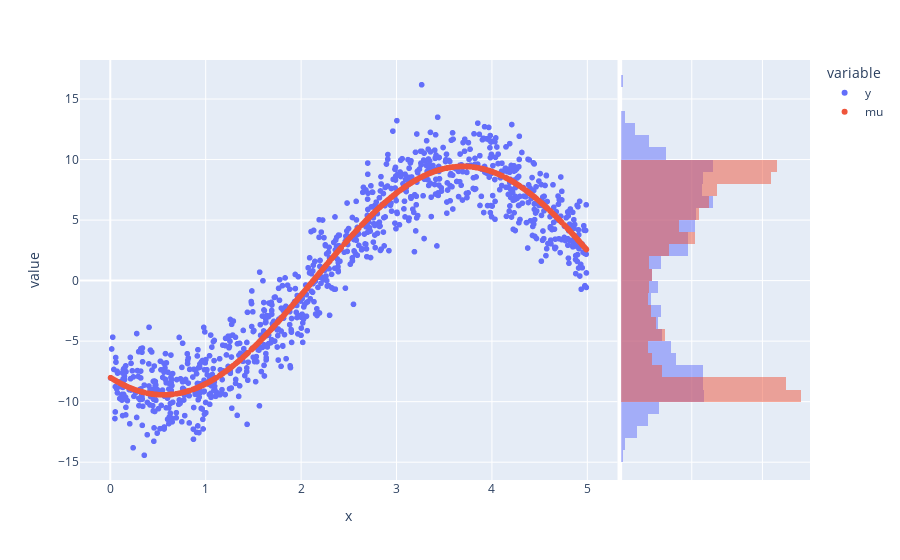

Write notebook code for a chart like this one.
### Code cell
df1 = df.melt(id_vars="x")
px.scatter(df1, x = "x", y = "value", color="variable", marginal_y="histogram")

### Figure 1 — Plotly figure (JSON) as saved in the notebook; plotly's stock layout.template omitted (floating-point values rounded to 4 significant figures; data arrays with more than 128 entries replaced by an {"elided": "..."} marker saying what was removed)
{"data": [{"hovertemplate": "variable=y<br>x=%{x}<br>value=%{y}<extra></extra>", "legendgroup": "y", "marker": {"color": "#636efa", "symbol": "circle"}, "mode": "markers", "name": "y", "showlegend": true, "type": "scattergl", "x": {"elided": "1000 float values"}, "xaxis": "x", "y": {"elided": "1000 float values"}, "yaxis": "y"}, {"alignmentgroup": "True", "bingroup": "y", "hovertemplate": "variable=y<br>value=%{y}<br>count=%{x}<extra></extra>", "legendgroup": "y", "marker": {"color": "#636efa"}, "name": "y", "offsetgroup": "y", "opacity": 0.5, "showlegend": false, "type": "histogram", "xaxis": "x2", "y": {"elided": "1000 float values"}, "yaxis": "y2"}, {"hovertemplate": "variable=mu<br>x=%{x}<br>value=%{y}<extra></extra>", "legendgroup": "mu", "marker": {"color": "#EF553B", "symbol": "circle"}, "mode": "markers", "name": "mu", "showlegend": true, "type": "scattergl", "x": {"elided": "1000 float values"}, "xaxis": "x", "y": {"elided": "1000 float values"}, "yaxis": "y"}, {"alignmentgroup": "True", "bingroup": "y", "hovertemplate": "variable=mu<br>value=%{y}<br>count=%{x}<extra></extra>", "legendgroup": "mu", "marker": {"color": "#EF553B"}, "name": "mu", "offsetgroup": "mu", "opacity": 0.5, "showlegend": false, "type": "histogram", "xaxis": "x2", "y": {"elided": "1000 float values"}, "yaxis": "y2"}], "layout": {"barmode": "overlay", "legend": {"title": {"text": "variable"}, "tracegroupgap": 0}, "margin": {"t": 60}, "xaxis": {"anchor": "y", "domain": [0, 0.7363], "title": {"text": "x"}}, "xaxis2": {"anchor": "y2", "domain": [0.7413, 1], "matches": "x2", "showgrid": true, "showline": false, "showticklabels": false, "ticks": ""}, "yaxis": {"anchor": "x", "domain": [0, 1], "title": {"text": "value"}}, "yaxis2": {"anchor": "x2", "domain": [0, 1], "matches": "y", "showgrid": true, "showticklabels": false}}}
